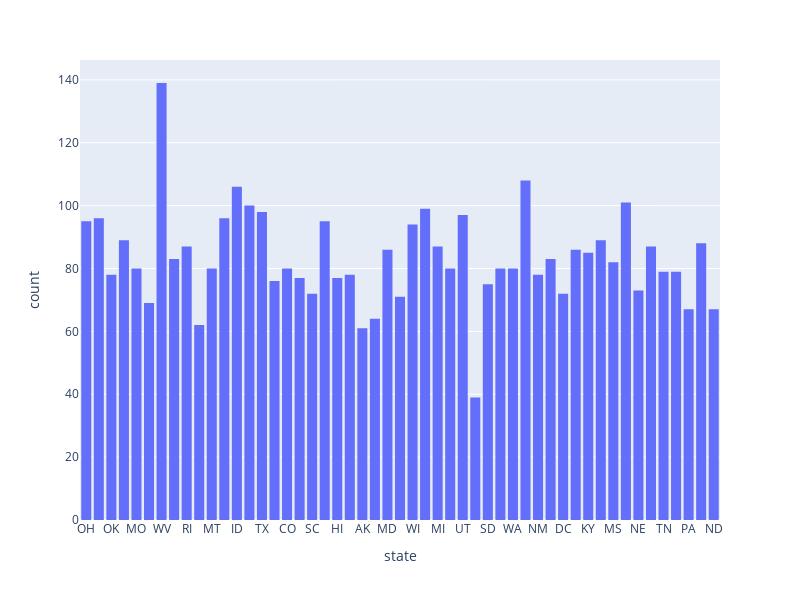
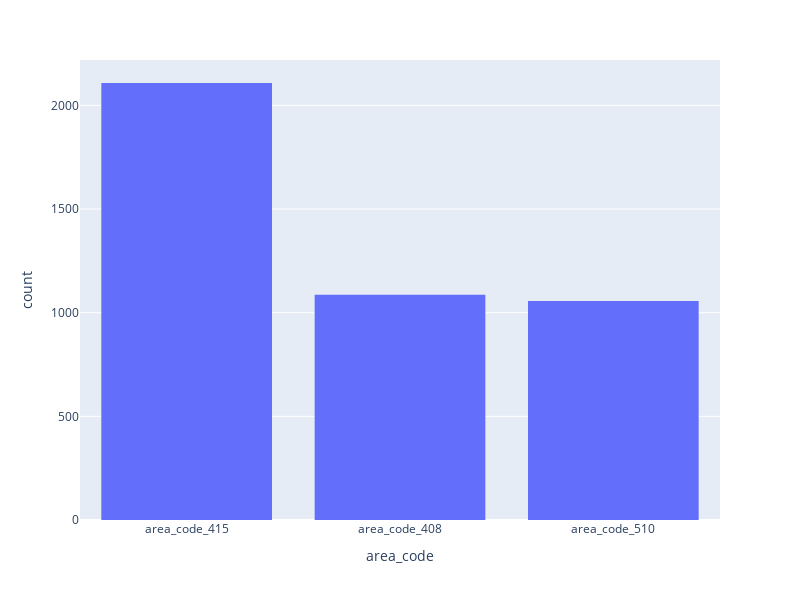
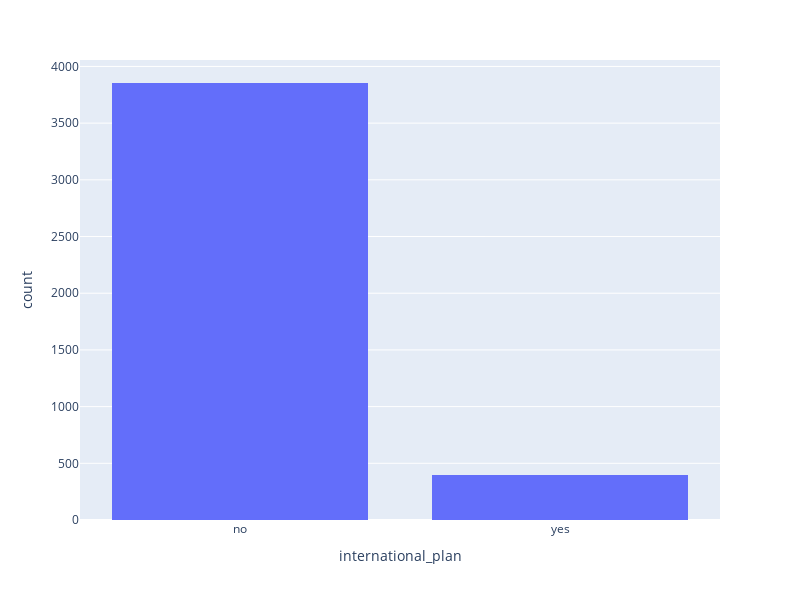
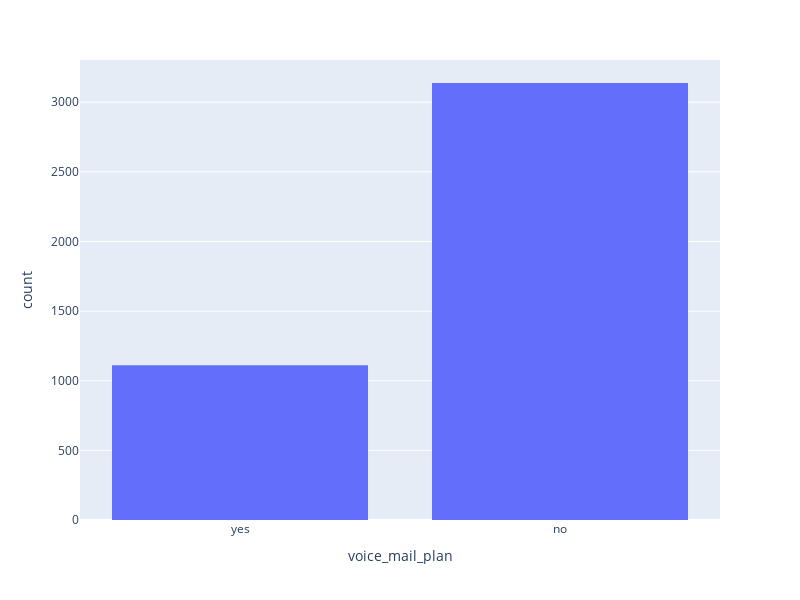

Write notebook code for charts like these, in order.
### Markdown cell above
- Observations :

    1. Berdasarkan nilai skewness dari hampir semua feature dapat dikatakan semua feature memiliki distribusi data yang normal karena nilai skewness masih berada direntang -2 sampai 2.
    2. Berdasarkan visualisasi diatas feature **number_vmail_messages**, **total_intl_calls**, dan **number_cusotmer_service_calls** memiliki distribusi yang tidak normal.

### Code cell
# Categorical

for i in categorical_col:
  fig = px.histogram(df_train, x=i, width=800, height=600, barmode="group")
  fig.show()

### Figure 1 — Plotly figure (JSON) as saved in the notebook; plotly's stock layout.template omitted (floating-point values rounded to 4 significant figures; data arrays with more than 128 entries replaced by an {"elided": "..."} marker saying what was removed)
{"data": [{"alignmentgroup": "True", "bingroup": "x", "hovertemplate": "state=%{x}<br>count=%{y}<extra></extra>", "legendgroup": "", "marker": {"color": "#636efa", "pattern": {"shape": ""}}, "name": "", "offsetgroup": "", "orientation": "v", "showlegend": false, "type": "histogram", "x": {"elided": "4250 str values"}, "xaxis": "x", "yaxis": "y"}], "layout": {"barmode": "group", "height": 600, "legend": {"tracegroupgap": 0}, "margin": {"t": 60}, "width": 800, "xaxis": {"anchor": "y", "domain": [0, 1], "title": {"text": "state"}}, "yaxis": {"anchor": "x", "domain": [0, 1], "title": {"text": "count"}}}}

### Figure 2 — Plotly figure (JSON) as saved in the notebook; plotly's stock layout.template omitted (floating-point values rounded to 4 significant figures; data arrays with more than 128 entries replaced by an {"elided": "..."} marker saying what was removed)
{"data": [{"alignmentgroup": "True", "bingroup": "x", "hovertemplate": "area_code=%{x}<br>count=%{y}<extra></extra>", "legendgroup": "", "marker": {"color": "#636efa", "pattern": {"shape": ""}}, "name": "", "offsetgroup": "", "orientation": "v", "showlegend": false, "type": "histogram", "x": {"elided": "4250 str values"}, "xaxis": "x", "yaxis": "y"}], "layout": {"barmode": "group", "height": 600, "legend": {"tracegroupgap": 0}, "margin": {"t": 60}, "width": 800, "xaxis": {"anchor": "y", "domain": [0, 1], "title": {"text": "area_code"}}, "yaxis": {"anchor": "x", "domain": [0, 1], "title": {"text": "count"}}}}

### Figure 3 — Plotly figure (JSON) as saved in the notebook; plotly's stock layout.template omitted (floating-point values rounded to 4 significant figures; data arrays with more than 128 entries replaced by an {"elided": "..."} marker saying what was removed)
{"data": [{"alignmentgroup": "True", "bingroup": "x", "hovertemplate": "international_plan=%{x}<br>count=%{y}<extra></extra>", "legendgroup": "", "marker": {"color": "#636efa", "pattern": {"shape": ""}}, "name": "", "offsetgroup": "", "orientation": "v", "showlegend": false, "type": "histogram", "x": {"elided": "4250 str values"}, "xaxis": "x", "yaxis": "y"}], "layout": {"barmode": "group", "height": 600, "legend": {"tracegroupgap": 0}, "margin": {"t": 60}, "width": 800, "xaxis": {"anchor": "y", "domain": [0, 1], "title": {"text": "international_plan"}}, "yaxis": {"anchor": "x", "domain": [0, 1], "title": {"text": "count"}}}}

### Figure 4 — Plotly figure (JSON) as saved in the notebook; plotly's stock layout.template omitted (floating-point values rounded to 4 significant figures; data arrays with more than 128 entries replaced by an {"elided": "..."} marker saying what was removed)
{"data": [{"alignmentgroup": "True", "bingroup": "x", "hovertemplate": "voice_mail_plan=%{x}<br>count=%{y}<extra></extra>", "legendgroup": "", "marker": {"color": "#636efa", "pattern": {"shape": ""}}, "name": "", "offsetgroup": "", "orientation": "v", "showlegend": false, "type": "histogram", "x": {"elided": "4250 str values"}, "xaxis": "x", "yaxis": "y"}], "layout": {"barmode": "group", "height": 600, "legend": {"tracegroupgap": 0}, "margin": {"t": 60}, "width": 800, "xaxis": {"anchor": "y", "domain": [0, 1], "title": {"text": "voice_mail_plan"}}, "yaxis": {"anchor": "x", "domain": [0, 1], "title": {"text": "count"}}}}
